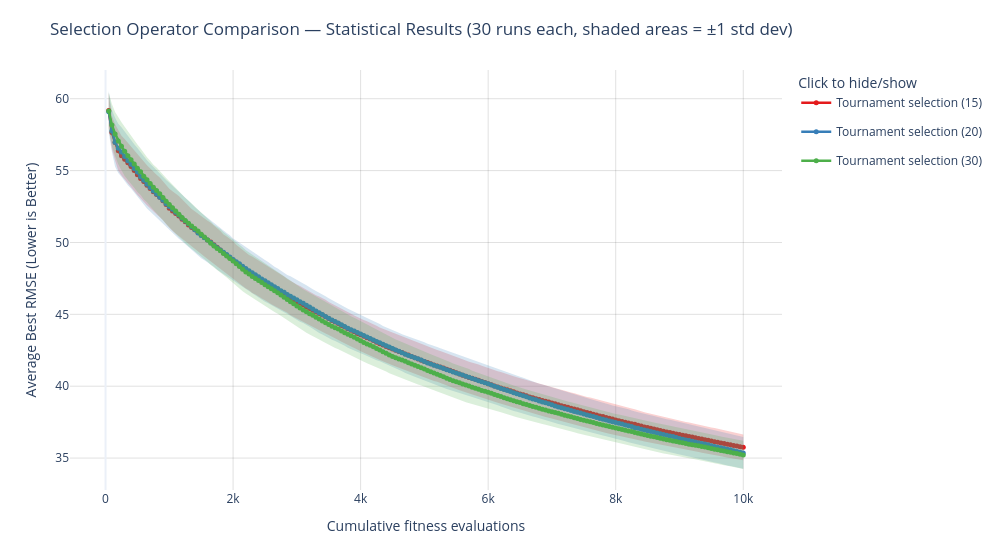

Here is the notebook cell this chart was saved with:
### Code cell
selection_functions2 = [
    "Tournament selection (15)",
    "Tournament selection (20)",
    "Tournament selection (30)",
]

plot_statistical_comparison_interactive(
    selection_statistical_comparison2,
    labels=selection_functions2,
    title="Selection Operator Comparison — Statistical Results (30 runs each, shaded areas = ±1 std dev)",
)

### Figure 1 — Plotly figure (JSON) as saved in the notebook; plotly's stock layout.template omitted (floating-point values rounded to 4 significant figures; data arrays with more than 128 entries replaced by an {"elided": "..."} marker saying what was removed)
{"data": [{"hoverinfo": "skip", "legendgroup": "Tournament selection (15)", "line": {"width": 0}, "mode": "lines", "name": "Tournament selection (15) std upper", "showlegend": false, "type": "scatter", "x": {"elided": "200 int values"}, "y": {"elided": "200 float values"}}, {"fill": "tonexty", "fillcolor": "rgba(228,26,28, 0.20)", "hoverinfo": "skip", "legendgroup": "Tournament selection (15)", "line": {"width": 0}, "mode": "lines", "name": "Tournament selection (15) std band", "showlegend": false, "type": "scatter", "x": {"elided": "200 int values"}, "y": {"elided": "200 float values"}}, {"customdata": {"elided": "200x1 float values"}, "hovertemplate": "Cumulative fitness evaluations: %{x}<br>Mean: %{y:.5f}<br>Std: %{customdata[0]:.5f}<extra></extra>", "legendgroup": "Tournament selection (15)", "line": {"color": "rgb(228,26,28)", "width": 2.5}, "marker": {"size": 5}, "mode": "lines+markers", "name": "Tournament selection (15)", "type": "scatter", "x": {"elided": "200 int values"}, "y": {"elided": "200 float values"}}, {"hoverinfo": "skip", "legendgroup": "Tournament selection (20)", "line": {"width": 0}, "mode": "lines", "name": "Tournament selection (20) std upper", "showlegend": false, "type": "scatter", "x": {"elided": "200 int values"}, "y": {"elided": "200 float values"}}, {"fill": "tonexty", "fillcolor": "rgba(55,126,184, 0.20)", "hoverinfo": "skip", "legendgroup": "Tournament selection (20)", "line": {"width": 0}, "mode": "lines", "name": "Tournament selection (20) std band", "showlegend": false, "type": "scatter", "x": {"elided": "200 int values"}, "y": {"elided": "200 float values"}}, {"customdata": {"elided": "200x1 float values"}, "hovertemplate": "Cumulative fitness evaluations: %{x}<br>Mean: %{y:.5f}<br>Std: %{customdata[0]:.5f}<extra></extra>", "legendgroup": "Tournament selection (20)", "line": {"color": "rgb(55,126,184)", "width": 2.5}, "marker": {"size": 5}, "mode": "lines+markers", "name": "Tournament selection (20)", "type": "scatter", "x": {"elided": "200 int values"}, "y": {"elided": "200 float values"}}, {"hoverinfo": "skip", "legendgroup": "Tournament selection (30)", "line": {"width": 0}, "mode": "lines", "name": "Tournament selection (30) std upper", "showlegend": false, "type": "scatter", "x": {"elided": "200 int values"}, "y": {"elided": "200 float values"}}, {"fill": "tonexty", "fillcolor": "rgba(77,175,74, 0.20)", "hoverinfo": "skip", "legendgroup": "Tournament selection (30)", "line": {"width": 0}, "mode": "lines", "name": "Tournament selection (30) std band", "showlegend": false, "type": "scatter", "x": {"elided": "200 int values"}, "y": {"elided": "200 float values"}}, {"customdata": {"elided": "200x1 float values"}, "hovertemplate": "Cumulative fitness evaluations: %{x}<br>Mean: %{y:.5f}<br>Std: %{customdata[0]:.5f}<extra></extra>", "legendgroup": "Tournament selection (30)", "line": {"color": "rgb(77,175,74)", "width": 2.5}, "marker": {"size": 5}, "mode": "lines+markers", "name": "Tournament selection (30)", "type": "scatter", "x": {"elided": "200 int values"}, "y": {"elided": "200 float values"}}], "layout": {"height": 550, "hovermode": "x unified", "legend": {"itemclick": "toggle", "itemdoubleclick": "toggleothers", "title": {"text": "Click to hide/show"}}, "margin": {"b": 60, "l": 70, "r": 30, "t": 70}, "title": {"text": "Selection Operator Comparison — Statistical Results (30 runs each, shaded areas = ±1 std dev)"}, "width": 1000, "xaxis": {"gridcolor": "rgba(0,0,0,0.12)", "showgrid": true, "title": {"text": "Cumulative fitness evaluations"}}, "yaxis": {"gridcolor": "rgba(0,0,0,0.12)", "showgrid": true, "title": {"text": "Average Best RMSE (Lower is Better)"}}}}
